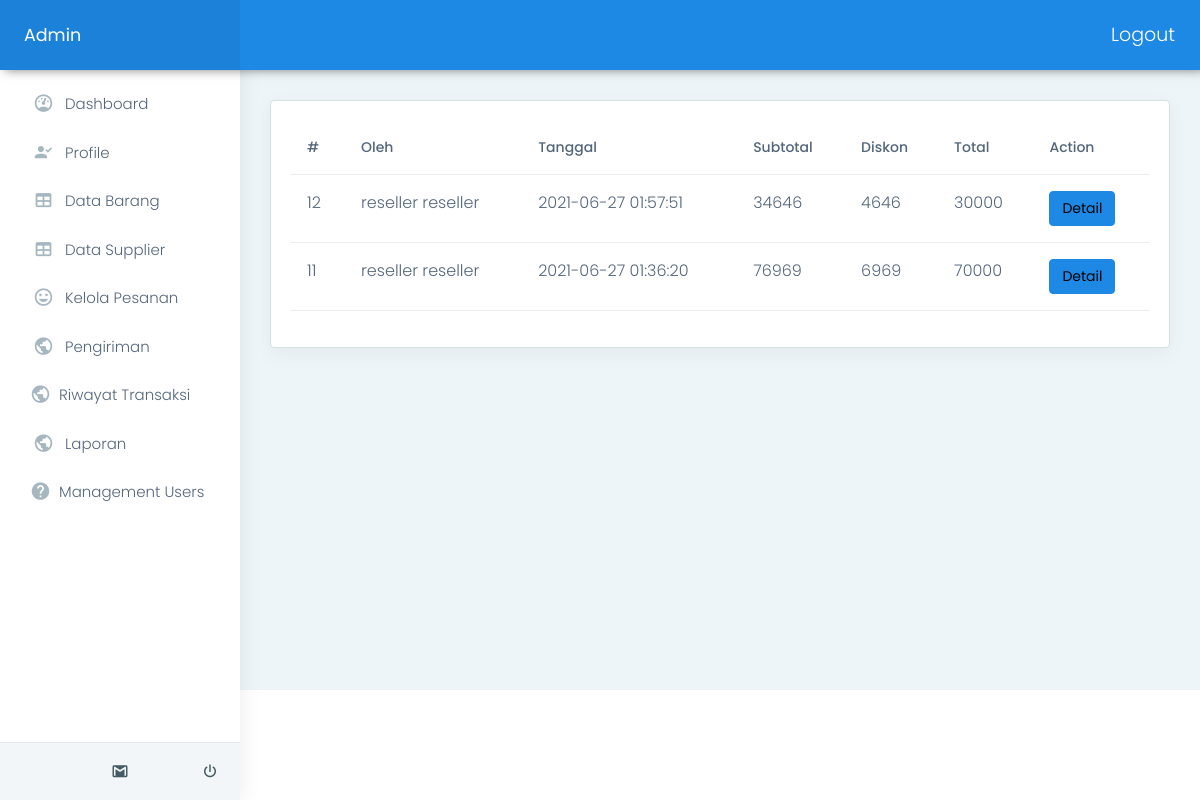
/admin/index.php?page=transaksihis (signed in), run on an earlier commit of the app's database.
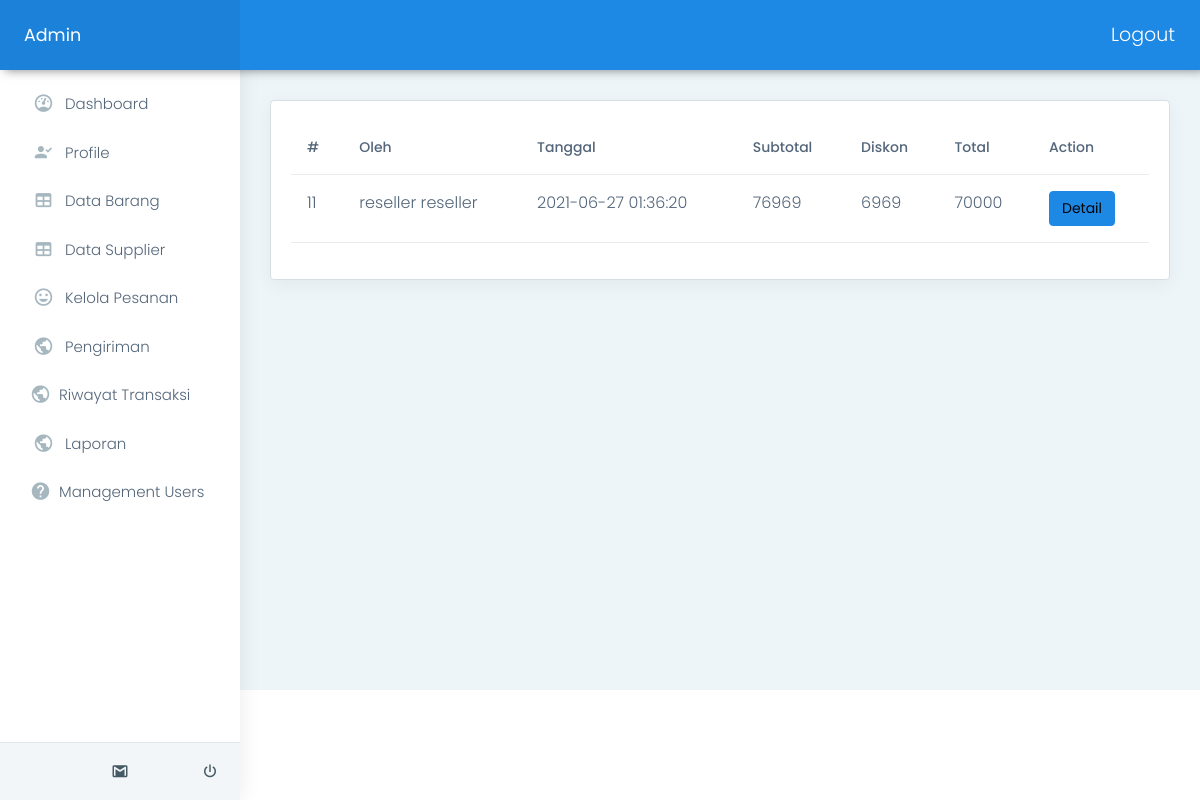
And on a later commit of the database.
### tables this page shows
CREATE TABLE `tb_transaksi` (
  `Id_transaksi` int(11) NOT NULL,
  `Id_pelanggan` varchar(20) DEFAULT NULL,
  `Tanggal_transaksi` datetime DEFAULT CURRENT_TIMESTAMP,
  `diskon` double DEFAULT NULL,
  `subtotal` double DEFAULT NULL,
  `Total_bayar` varchar(20) DEFAULT NULL,
  `status` varchar(20) DEFAULT NULL,
  `order_by` varchar(40) DEFAULT NULL,
  `metode_bayar` varchar(40) DEFAULT NULL,
  `struk_gambar` varchar(100) DEFAULT NULL
);

### admin/transaksihis/index.php (the view, shortened to what this page needs)
<div class="card">
    <div class="card-body">
        <table class="table user-table">
            <thead>
                <tr>
                    <th class="border-top-0">#</th>
                    <th class="border-top-0">Oleh</th>
                    <th class="border-top-0">Tanggal</th>
                    <th class="border-top-0">Subtotal</th>
                    <th class="border-top-0">Diskon</th>
                    <th class="border-top-0">Total</th>
                    <th class="border-top-0">Action</th>
                </tr>
            </thead>
            <tbody>
                <?php
                    $query="SELECT
                            T.Tanggal_transaksi AS date,T.Total_bayar,T.status,T.Id_transaksi,T.subtotal,T.diskon,
                            CONCAT(U.fname,' ',U.lname) AS oleh
                            FROM tb_transaksi T
                            LEFT JOIN users U ON U.unique_id=T.Id_pelanggan
                            WHERE T.status > 3
                            ORDER BY T.Tanggal_transaksi DESC";
                    $result=mysqli_query($conn,$query);
                    while($row=mysqli_fetch_assoc($result)){
                            ?>
                            <tr>
                                <td><?php echo $row['Id_transaksi']?></td>
                                <td><?php echo $row['oleh'] ?></td>
                                <td><?php echo $row['date']?></td>
                                <td><?php echo $row['subtotal']?></td>
                                <td><?php echo $row['diskon']?></td>
                                <td><?php echo $row['Total_bayar'] ?></td>
                                <td>
                                    <a class='btn btn-info' href="/ricemil/admin/index.php?page=transaksi&modul=detail&id=<?php echo $row['Id_transaksi'] ?>">Detail</a>
                                </td>
                            </tr>
                <?php
                    }
                ?>
            </tbody>
        </table>
    </div>
</div>

What changed in the data, as far as the page shows it:
no longer on this page (row edited): tb_transaksi: Id_transaksi "12", oleh "reseller reseller", Tanggal_transaksi "2021-06-27 01:57:51", subtotal "34646", diskon "4646", Total_bayar "30000"
